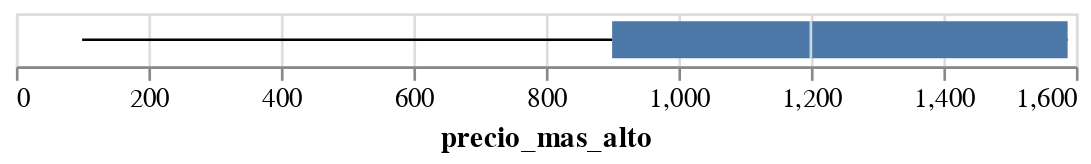

The cell this chart's notebook holds for it:
### Code cell
alt.Chart(new_dogs_data[new_dogs_data['precio_mas_alto'] != 'no data']).mark_boxplot(extent='min-max').encode(
    x='precio_mas_alto:Q'
)

### Figure 1 — Vega-Lite specification as saved in the notebook (floating-point values rounded to 4 significant figures; data arrays with more than 128 entries replaced by an {"elided": "..."} marker saying what was removed)
{"config": {"view": {"continuousWidth": 400, "continuousHeight": 300}}, "data": {"name": "data-cb3e483b23c55a2e7a286322eaf8ed85"}, "mark": {"type": "boxplot", "extent": "min-max"}, "encoding": {"x": {"field": "precio_mas_alto", "type": "quantitative"}}, "$schema": "https://vega.github.io/schema/vega-lite/v4.17.0.json", "datasets": {"data-cb3e483b23c55a2e7a286322eaf8ed85": {"elided": "146 records"}}}
